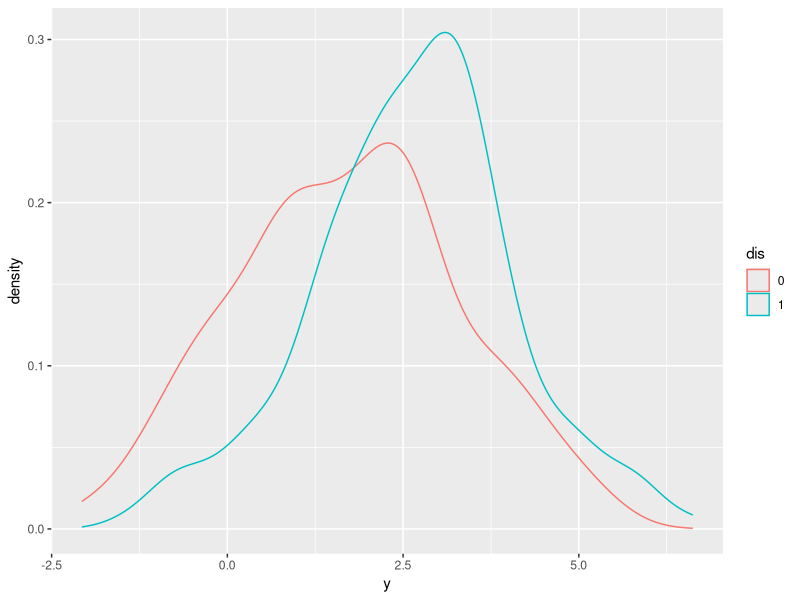
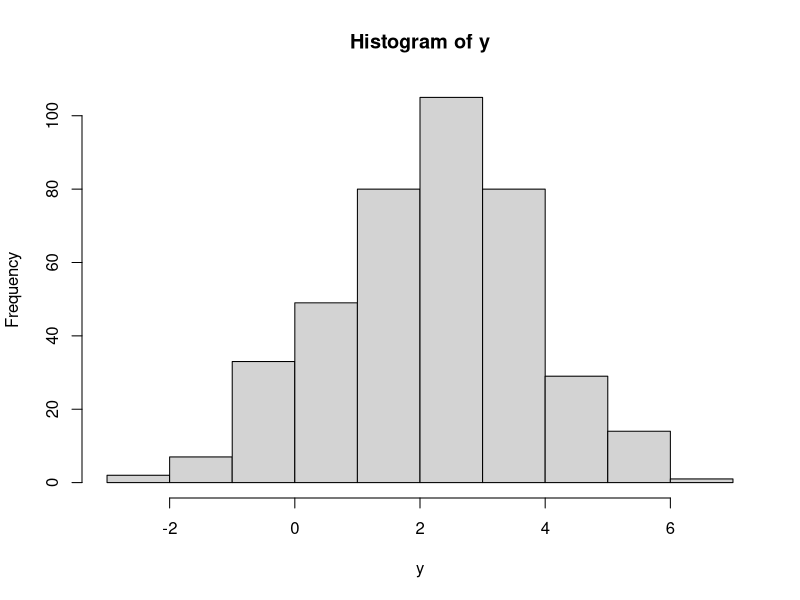
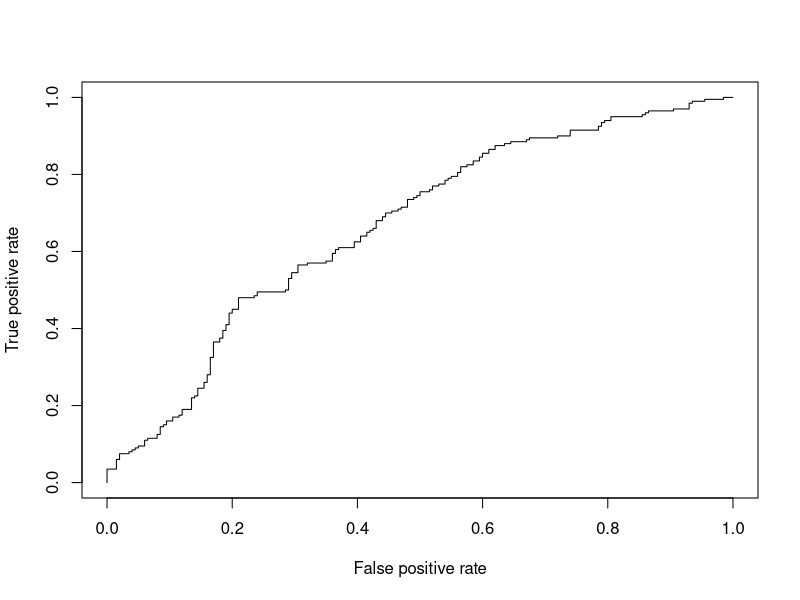
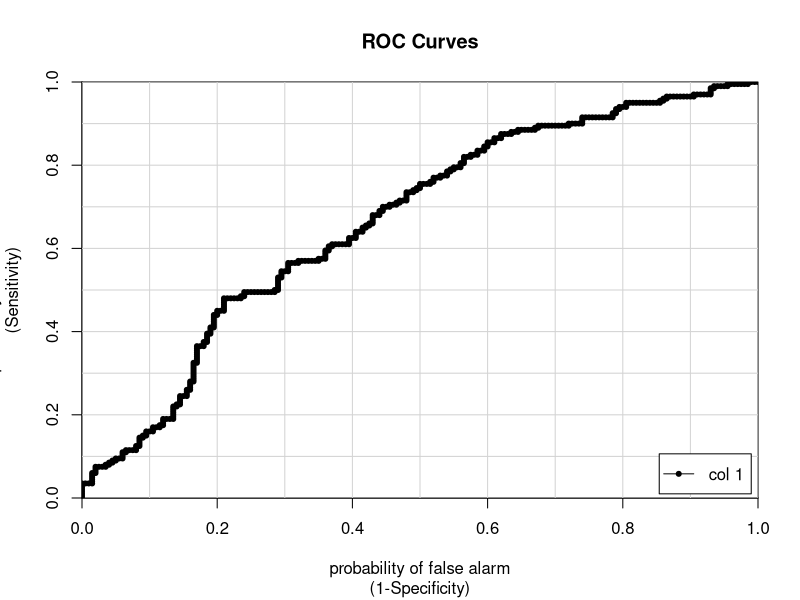

Generate these figures, in order, with R:
## ---- chunk 1
knitr::opts_chunk$set(echo = TRUE)

## ---- chunk 2

  # clear the environment and set seed
rm(list = ls())
set.seed(12345)
## ---- chunk 3
library(ggplot2)

gen_Norm_data = function(c0,sd_e0,n0,c1,sd_e1,n1){
  eps0 = rnorm(n0,0,sd_e0)
  eps1 = rnorm(n1,0,sd_e1)
  y0 = c0 + eps0
  y1 = c1 + eps1
  
  data.frame(y = c(y0, y1), 
             dis = as.factor(c(rep(0,n0), rep(1,n1))))
}
dat1 = gen_Norm_data(1.5,1.5,200,2.5,1.5,200)

#plot density functions
ggplot(dat1, aes(color = dis, y)) + geom_density()
## ---- chunk 4
y=dat1[,1]
summary(y)
case=dat1[,2]
## ---- chunk 5
high_y = y > 2.5
tex1 = table(case,high_y)
addmargins(tex1)
prop.out = prop.table(tex1,1)
specificity = prop.out[1,1]
sensitivity = prop.out[2,2]
prop.out
sensitivity
specificity
TPR = sensitivity
FPR = 1 - specificity
TPR
FPR
## ---- chunk 6
high_y = y > 3.0
tex1 = table(case,high_y)
addmargins(tex1)
prop.out = prop.table(tex1,1)
specificity = prop.out[1,1]
sensitivity = prop.out[2,2]
prop.out
sensitivity
specificity
TPR = sensitivity
FPR = 1 - specificity
TPR
FPR
## ---- chunk 7
library(ROCR)
hist(y)

pred = prediction(y,case)
perf=performance(pred, "tpr", "fpr")
plot(perf)
## ---- chunk 8
library(caTools)
colAUC(y, case, plotROC=TRUE)
